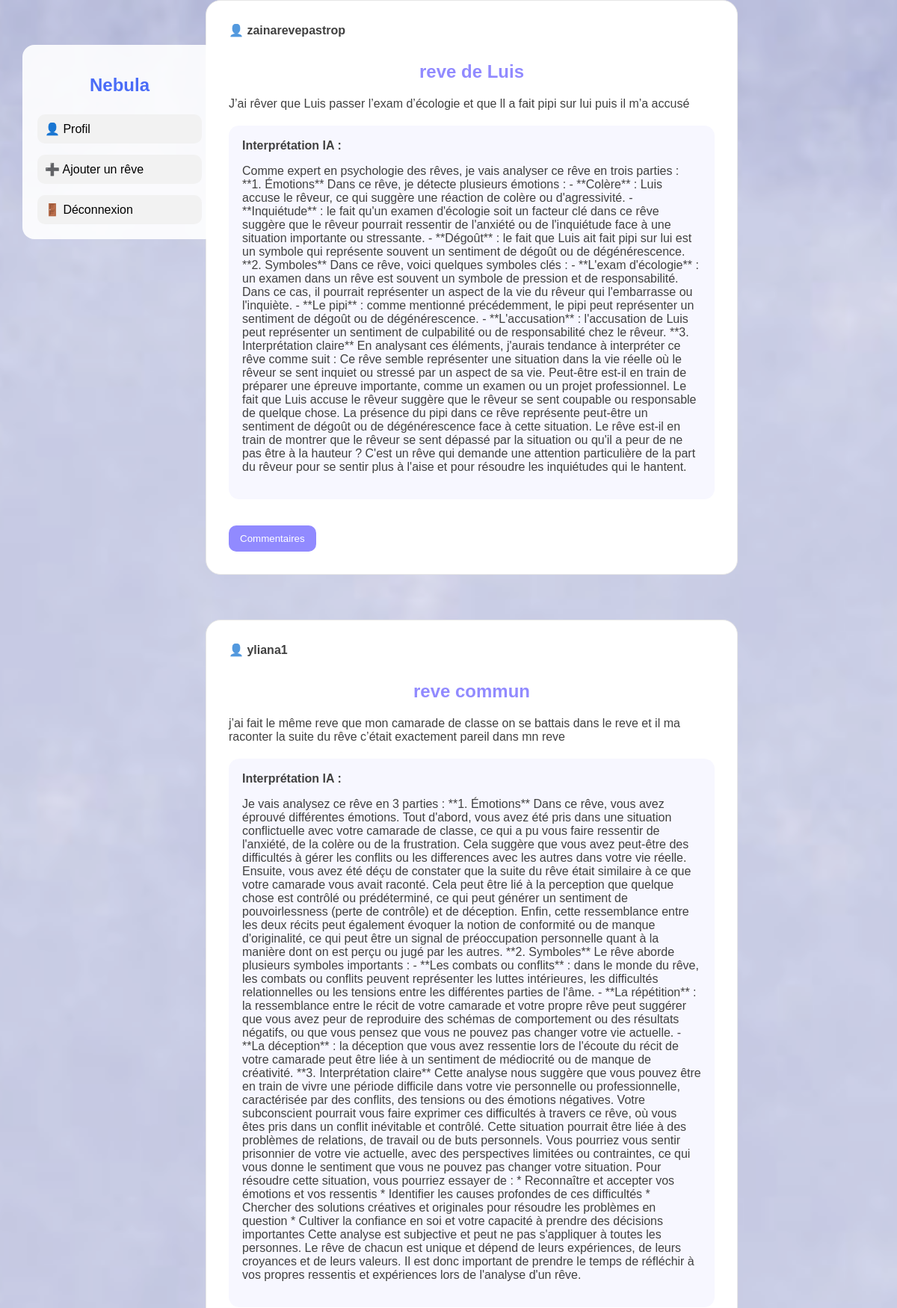
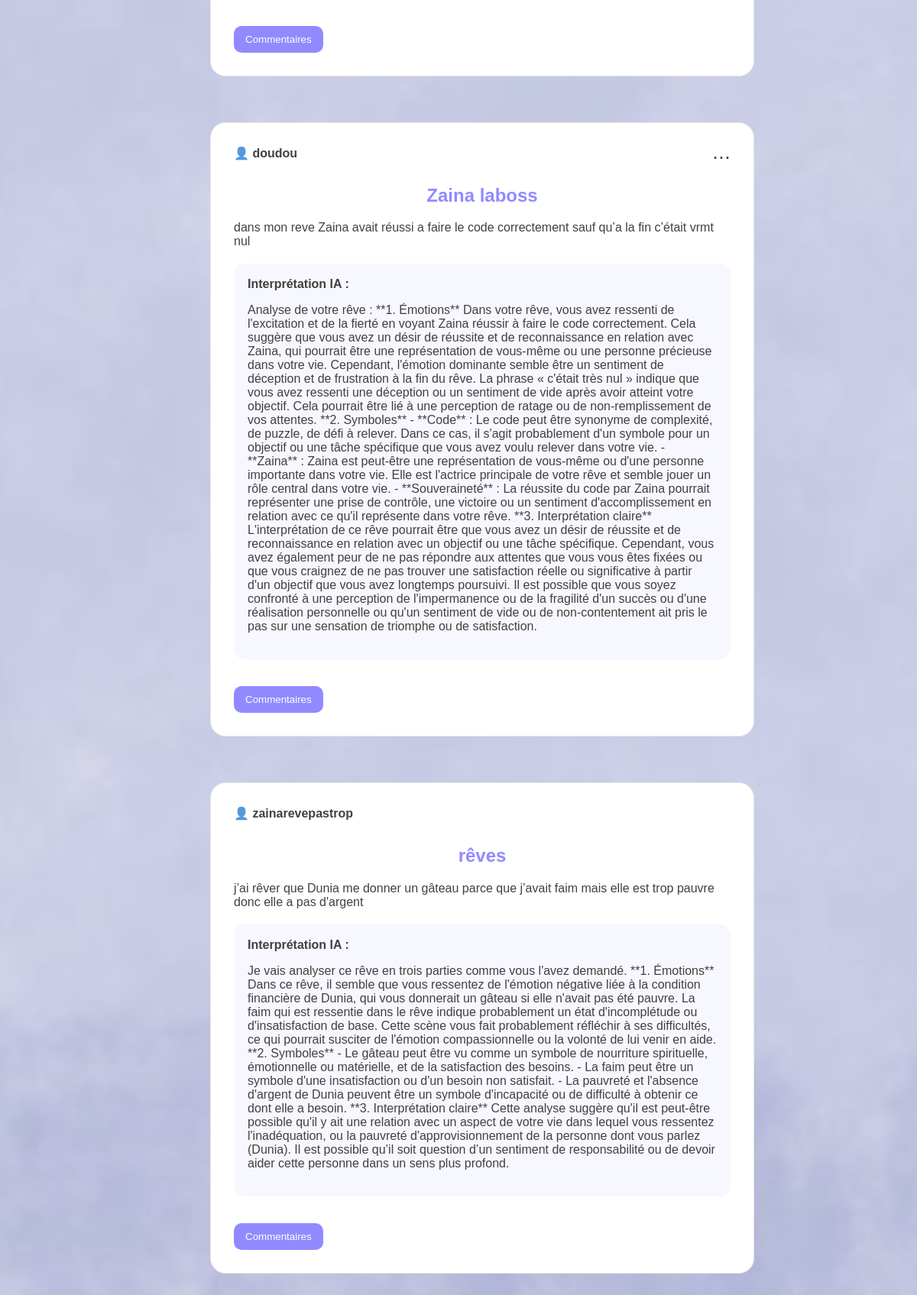
The page /feed (signed in) on the database its author committed (2 pictures, top to bottom).
### tables this page shows
CREATE TABLE dreams (
            id INTEGER PRIMARY KEY AUTOINCREMENT,
            user_id INTEGER NOT NULL,
            title TEXT NOT NULL,
            content TEXT NOT NULL,
            interpretation TEXT,
            is_public INTEGER DEFAULT 0,
            FOREIGN KEY (user_id) REFERENCES users (id)
        );

CREATE TABLE users (
            id INTEGER PRIMARY KEY AUTOINCREMENT,
            username TEXT NOT NULL,
            email TEXT NOT NULL UNIQUE,
            password TEXT NOT NULL
        );

### app.py (the view)
@app.route("/feed")
def feed():
    if "user_id" not in session:
        return redirect(url_for("login"))
    conn = get_db_connection()
    cursor = conn.cursor()
    cursor.execute("""
        SELECT dreams.*, users.username
        FROM dreams
        JOIN users ON dreams.user_id = users.id
        WHERE dreams.is_public = 1
        ORDER BY dreams.id DESC
    """)
    dreams = cursor.fetchall()
    cursor.execute("""
        SELECT comments.*, users.username
        FROM comments
        JOIN users ON comments.user_id = users.id
        ORDER BY comments.created_at ASC
    """)
    comments = cursor.fetchall()
    conn.close()
    return render_template("feed.html", dreams=dreams, comments=comments)

### app.py (called while the page is built)
def get_db_connection():
    conn = sqlite3.connect(DATABASE)
    conn.row_factory = sqlite3.Row
    return conn

### templates/feed.html (shortened to what this page needs)
<!DOCTYPE html>
<html lang="fr">
<head>
    <link rel="stylesheet" href="{{ url_for('static', filename='style.css') }}">
</head>
<body>
<div class="reddit-layout">
  <aside class="left-menu">
    <h2 class="logo">Nebula</h2>
    <a href="{{ url_for('dashboard') }}" class="menu-link">👤 Profil</a>
    <a href="{{ url_for('add_dream') }}" class="menu-link">➕ Ajouter un rêve</a>
    <a href="{{ url_for('logout') }}" class="menu-link">🚪 Déconnexion</a>
</aside>
    <main class="feed-center">
{% if dreams %}
{% for dream in dreams %}
<div class="feed-card">
    <div class="post-header">
        <div class="post-user">👤 {{ dream["username"] }}</div>
        {% if dream["user_id"] == session["user_id"] %}
        <details class="post-menu">
            <summary>⋯</summary>
        </details>
        {% endif %}
    </div>
    <h2>{{ dream["title"] }}</h2>
    <p>{{ dream["content"] }}</p>
    <div class="interpretation">
        <strong>Interprétation IA :</strong>
        <p>{{ dream["interpretation"] }}</p>
    </div>
    <button class="show-comments-btn" onclick="toggleComments('{{ dream['id'] }}')">
        Commentaires
    </button>
</div>
{% endfor %}
{% else %}
<div class="feed-card">
    <h2>Aucune publication</h2>
    <p>Aucun rêve public n'a encore été publié.</p>
</div>
{% endif %}
</main>
</div>
</body>
</html>

### static/style.css (style rules this page uses)
body { font-family: Arial, sans-serif; background: url("background.jpg") no-repeat center center; background-size: cover; margin: 0; padding: 0; min-height: 100vh; }
body::before { content: ""; position: fixed; inset: 0; background: rgba(255, 255, 255, 0.25); pointer-events: none; }
h1, h2, h3, h4 { color: #5a3ec8; text-align: center; }
.logo { text-align: center; margin-bottom: 30px; }
.reddit-layout { display: block; width: 100%; }
.left-menu { position: absolute; left: 30px; top: 60px; width: 220px; background: rgba(255,255,255,0.9); padding: 20px; border-radius: 16px; display: flex; flex-direction: column; gap: 15px; }
.logo { text-align: center; color: #4a6cf7; margin-bottom: 10px; }
.menu-link { text-decoration: none; padding: 10px; border-radius: 10px; color: black; background: #f2f2f2; transition: 0.3s; }
.feed-center { max-width: 650px; margin: 0 auto; }
.post-user { font-weight: bold; margin-bottom: 12px; }
.feed-card h2 { color: #6c63ff; }
.interpretation { background: #f5f5ff; padding: 12px; border-radius: 12px; margin-top: 12px; }
.feed-card { background: white !important; padding: 30px !important; margin-bottom: 60px !important; border-radius: 20px !important; border: 1px solid #ddd !important; box-shadow: none !important; position: static !important; height: auto !important; overflow: visible !important; display: block !important; width: 100% !important; clear: both !important; }
.interpretation { background: #f4f4ff; padding: 18px; border-radius: 14px; margin: 20px 0; }
.show-comments-btn { margin-top: 15px; padding: 10px 15px; border: none; border-radius: 10px; background: #6c63ff; color: white; cursor: pointer; }
.post-header { display: flex; justify-content: space-between; align-items: center; }
.post-menu summary { cursor: pointer; font-size: 24px; list-style: none; }

### rows shown on the page
dreams: username "zainarevepastrop", title "reve de Luis", content "J’ai rêver que Luis passer l’exam d’écologie et que ll a fait pipi sur lui puis il m’a accusé", interpretation "Comme expert en psychologie des rêves, je vais analyser ce rêve en trois parties : **1. Émotions** Dans ce rêve, je détecte plusieurs émotions : - **Colère** : Luis accuse le rêveur, ce qui suggère une réaction de colère ou d'agressivité. - **Inquiétude** : le fait qu'un examen d'écologie soit un facteur clé dans ce rêve suggère que le rêveur pourrait ressentir de l'anxiété ou de l'inquiétude face à une situation importante ou stressante. - **Dégoût** : le fait que Luis ait fait pipi sur lui est un symbole qui représente souvent un sentiment de dégoût ou de dégénérescence. **2. Symboles** Dans ce rêve, voici quelques symboles clés : - **L'exam d'écologie** : un examen dans un rêve est…"
dreams: username "yliana1", title "reve commun", content "j’ai fait le même reve que mon camarade de classe on se battais dans le reve et il ma raconter la suite du rêve c’était exactement pareil dans mn reve", interpretation "Je vais analysez ce rêve en 3 parties : **1. Émotions** Dans ce rêve, vous avez éprouvé différentes émotions. Tout d'abord, vous avez été pris dans une situation conflictuelle avec votre camarade de classe, ce qui a pu vous faire ressentir de l'anxiété, de la colère ou de la frustration. Cela suggère que vous avez peut-être des difficultés à gérer les conflits ou les differences avec les autres dans votre vie réelle. Ensuite, vous avez été déçu de constater que la suite du rêve était similaire à ce que votre camarade vous avait raconté. Cela peut être lié à la perception que quelque chose est contrôlé ou prédéterminé, ce qui peut générer un sentiment de pouvoirlessness (perte de contrôle)…"
dreams: username "doudou", title "Zaina laboss", content "dans mon reve Zaina avait réussi a faire le code correctement sauf qu’a la fin c’était vrmt nul", interpretation "Analyse de votre rêve : **1. Émotions** Dans votre rêve, vous avez ressenti de l'excitation et de la fierté en voyant Zaina réussir à faire le code correctement. Cela suggère que vous avez un désir de réussite et de reconnaissance en relation avec Zaina, qui pourrait être une représentation de vous-même ou une personne précieuse dans votre vie. Cependant, l'émotion dominante semble être un sentiment de déception et de frustration à la fin du rêve. La phrase « c'était très nul » indique que vous avez ressenti une déception ou un sentiment de vide après avoir atteint votre objectif. Cela pourrait être lié à une perception de ratage ou de non-remplissement de vos attentes. **2. Symboles** -…"
dreams: username "zainarevepastrop", title "rêves", content "j’ai rêver que Dunia me donner un gâteau parce que j’avait faim mais elle est trop pauvre donc elle a pas d'argent", interpretation "Je vais analyser ce rêve en trois parties comme vous l'avez demandé. **1. Émotions** Dans ce rêve, il semble que vous ressentez de l'émotion négative liée à la condition financière de Dunia, qui vous donnerait un gâteau si elle n'avait pas été pauvre. La faim qui est ressentie dans le rêve indique probablement un état d'incomplétude ou d'insatisfaction de base. Cette scène vous fait probablement réfléchir à ses difficultés, ce qui pourrait susciter de l'émotion compassionnelle ou la volonté de lui venir en aide. **2. Symboles** - Le gâteau peut être vu comme un symbole de nourriture spirituelle, émotionnelle ou matérielle, et de la satisfaction des besoins. - La faim peut être un symbole…"
